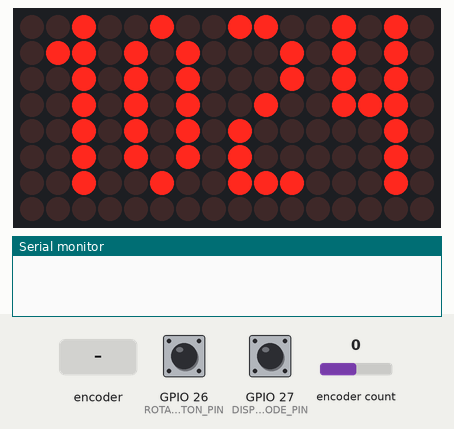
The program below on a simulated ESP32. On the bench: 16×8 LED matrix, the last lines printed to the serial monitor. The test bench sets the inputs (shaded band); at power-on: GPIO 27 (DISPLAY_MODE_PIN) HIGH, encoder count 0, GPIO 26 (ROTARY_ENCODER_BUTTON_PIN) HIGH. The local clock reads 2024-03-15 10:24:30 at power-on unless the program sets it.

Above: at 1.2 s.
1.3 s: rotary encoder on GPIO 26 (ROTARY_ENCODER_BUTTON_PIN) / GPIO 19 (ROTARY_ENCODER_DT_PIN) turned 1 step (first pin leading)
4.5 s: GPIO 27 (DISPLAY_MODE_PIN) pulled LOW for 3.2 s
8.3 s: GPIO 27 (DISPLAY_MODE_PIN) pulled LOW for 0.15 s
9.0 s: GPIO 27 (DISPLAY_MODE_PIN) pulled LOW for 1 s
10.6 s: encoder count set to 1
At 10.88 s:
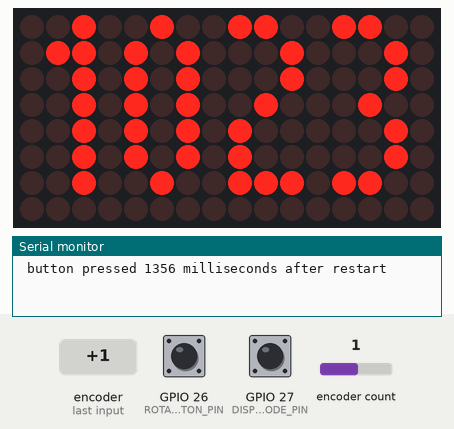
12.2 s: encoder count set to 2
At 12.37 s:
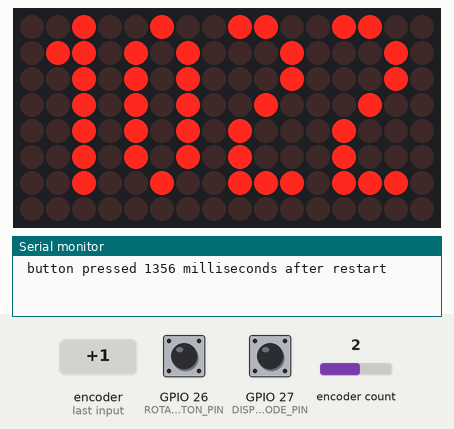

The program:

main.cpp
```cpp
#include <Arduino.h>
#include "Display.h"
#include "RotaryEncoder.h"
#include "RealTimeClock.h"

// Define the number of devices we have in the chain and the hardware interface
#define MAX_DEVICES 2

// GPIO pins
#define CLK_PIN   18 // VSPI_SCK
#define DATA_PIN  23 // VSPI_MOSI
#define CS_PIN    5  // VSPI_SS

Display display(DATA_PIN, CLK_PIN, CS_PIN, MAX_DEVICES);
RotaryEncoder rotaryEncoder;
RealTimeClock rtc;
int16_t lastEncoderValue = 0;

void setup(void)
{
  Serial.begin(115200);
  rotaryEncoder.setup();
  display.setup();
  rtc.setup();
}

void loop(void)
{
  rotaryEncoder.iterate();
  bool set_mode = rotaryEncoder.isSetMode();
  if (set_mode) {
    int16_t encoderValue = rotaryEncoder.getEncoderValue();
    if (encoderValue != lastEncoderValue) {
      rtc.adjustTime(lastEncoderValue - encoderValue);
      lastEncoderValue = encoderValue;
    }
  }
  display.iterate(rtc.getNow(), set_mode);
  rtc.iterate();
  delay(10);
}
```

Display.h
```cpp
# pragma once

#include <MD_MAX72xx.h>
#include <RTClib.h>

class Display
{
public:
  Display(uint8_t data_pin, uint8_t clk_pin, uint8_t cs_pin, uint8_t max_devices);
  void setup();
  void iterate(DateTime now, bool set_mode);
  void setMessage(const char *message);

private:
  static void scrollDataSink(uint8_t dev, MD_MAX72XX::transformType_t t, uint8_t col);
  static uint8_t scrollDataSource(uint8_t dev, MD_MAX72XX::transformType_t t);
  void scrollText(void);
  void printText(uint8_t modStart, uint8_t modEnd, char *pMsg);

  MD_MAX72XX _mx;

  static const uint8_t MESG_SIZE = 255;
  static char _curMessage[MESG_SIZE];
  static char _newMessage[MESG_SIZE];
  static bool _newMessageAvailable;
  static uint8_t _max_devices;
  bool _last_display_mode = false;

  static Display* _instance;
};
```

RealTimeClock.h
```cpp
#pragma once

#include <RTClib.h>

class RealTimeClock {
public:
    RealTimeClock();
    void setup();
    void iterate();
    DateTime getNow();
    void adjustTime(int16_t minutes);

private:
    RTC_DS3231 rtc;
    char daysOfTheWeek[7][12] = {"Sunday", "Monday", "Tuesday", "Wednesday", "Thursday", "Friday", "Saturday"};
};
```

RotaryEncoder.h
```cpp
#pragma once

#include <AiEsp32RotaryEncoder.h>
#include <Arduino.h>

#define ROTARY_ENCODER_CLK_PIN 16
#define ROTARY_ENCODER_DT_PIN 19
#define ROTARY_ENCODER_BUTTON_PIN 26
#define ROTARY_ENCODER_VCC_PIN -1
#define ROTARY_ENCODER_STEPS 4

class RotaryEncoder {
  public:
    RotaryEncoder();
    void setup();
    void iterate();
    bool isSetMode();
    int16_t getEncoderValue();

  private:
    void rotary_onButtonClick();
    static void IRAM_ATTR readEncoderISR();

    static AiEsp32RotaryEncoder rotaryEncoder;
    static bool _set_mode;
    static int16_t _encoderValue;
};
```

WelcomeMessage.h
```cpp
#pragma once

const char* WELCOME_MESSAGE = "Hello World!";
```

Display.cpp
```cpp
#include <Arduino.h>
#include <RTClib.h>
#include "Display.h"
#include "NarrowFont.h"
#include "WelcomeMessage.h"

// Static member initialization
Display* Display::_instance = nullptr;
char Display::_curMessage[Display::MESG_SIZE];
char Display::_newMessage[Display::MESG_SIZE];
bool Display::_newMessageAvailable = false;
uint8_t Display::_max_devices = 0;
#define CHAR_SPACING  1 // pixels between characters
#define DISPLAY_MODE_PIN 27

Display::Display(uint8_t data_pin, uint8_t clk_pin, uint8_t cs_pin, uint8_t max_devices)
    : _mx(MD_MAX72XX::FC16_HW, cs_pin, max_devices)
{
    _instance = this;
    _max_devices = max_devices;
}

void Display::setup()
{
    _mx.begin();
    _mx.setShiftDataInCallback(scrollDataSource);
    _mx.setShiftDataOutCallback(scrollDataSink);
    _mx.setFont(_font);

    pinMode(DISPLAY_MODE_PIN, INPUT_PULLUP);
    setMessage(WELCOME_MESSAGE);
}

void Display::iterate(DateTime now, bool set_mode)
{
    bool scrollMode = (digitalRead(DISPLAY_MODE_PIN) == LOW);

    if (scrollMode) {
        scrollText();
    }
    else {
        if (set_mode) {
            if ((millis() % 500) < 250) {
                _mx.clear();
            } else {
                char time_str[6];
                sprintf(time_str, "%02d%02d", now.hour(), now.minute());
                printText(0, _max_devices - 1, time_str);
            }
        } else {
            char time_str[6];
            sprintf(time_str, "%02d%02d", now.hour(), now.minute());
            printText(0, _max_devices - 1, time_str);
        }
    }
}

void Display::setMessage(const char *message)
{
    if (strlen(message) < MESG_SIZE)
    {
        strcpy(_newMessage, message);
        _newMessageAvailable = true;
    }
}

void Display::scrollText(void)
{
    const uint8_t SCROLL_DELAY = 75;
    static uint32_t prevTime = 0;

    if (millis() - prevTime >= SCROLL_DELAY)
    {
        _mx.transform(MD_MAX72XX::TSL);
        prevTime = millis();
    }
}

void Display::scrollDataSink(uint8_t dev, MD_MAX72XX::transformType_t t, uint8_t col)
{
    // Data scrolled off the display
}

uint8_t Display::scrollDataSource(uint8_t dev, MD_MAX72XX::transformType_t t)
{
    static enum { S_IDLE, S_NEXT_CHAR, S_SHOW_CHAR, S_SHOW_SPACE } state = S_IDLE;
    static char *p;
    static uint16_t curLen, showLen;
    static uint8_t cBuf[8];
    uint8_t colData = 0;

    switch (state)
    {
    case S_IDLE:
        p = _curMessage;
        if (_newMessageAvailable)
        {
            strcpy(_curMessage, _newMessage);
            _newMessageAvailable = false;
        }
        state = S_NEXT_CHAR;
        break;

    case S_NEXT_CHAR:
        if (*p == '\0')
        {
            state = S_IDLE;
        }
        else
        {
            showLen = _instance->_mx.getChar(*p++, sizeof(cBuf) / sizeof(cBuf[0]), cBuf);
            curLen = 0;
            state = S_SHOW_CHAR;
        }
        break;

    case S_SHOW_CHAR:
        colData = cBuf[curLen++];
        if (curLen < showLen)
            break;

        showLen = (*p != '\0' ? CHAR_SPACING : (_max_devices * COL_SIZE) / 2);
        curLen = 0;
        state = S_SHOW_SPACE;
        // fall through

    case S_SHOW_SPACE:
        curLen++;
        if (curLen == showLen)
            state = S_NEXT_CHAR;
        break;

    default:
        state = S_IDLE;
    }

    return (colData);
}

void Display::printText(uint8_t modStart, uint8_t modEnd, char *pMsg)
// Print the text string to the LED matrix modules specified.
// Message area is padded with blank columns after printing.
{
  uint8_t   state = 0;
  uint8_t   curLen;
  uint16_t  showLen;
  uint8_t   cBuf[8];
  int16_t   col = ((modEnd + 1) * COL_SIZE) - 1;

  _mx.control(modStart, modEnd, MD_MAX72XX::UPDATE, MD_MAX72XX::OFF);

  do     // finite state machine to print the characters in the space available
  {
    switch(state)
    {
      case 0: // Load the next character from the font table
        // if we reached end of message, reset the message pointer
        if (*pMsg == '\0')
        {
          showLen = col - (modEnd * COL_SIZE);  // padding characters
          state = 2;
          break;
        }

        // retrieve the next character form the font file
        showLen = _mx.getChar(*pMsg++, sizeof(cBuf)/sizeof(cBuf[0]), cBuf);
        curLen = 0;
        state++;
        // !! deliberately fall through to next state to start displaying

      case 1: // display the next part of the character
        _mx.setColumn(col--, cBuf[curLen++]);

        // done with font character, now display the space between chars
        if (curLen == showLen)
        {
          showLen = CHAR_SPACING;
          state = 2;
        }
        break;

      case 2: // initialize state for displaying empty columns
        curLen = 0;
        state++;
        // fall through

      case 3:	// display inter-character spacing or end of message padding (blank columns)
        _mx.setColumn(col--, 0);
        curLen++;
        if (curLen == showLen)
          state = 0;
        break;

      default:
        col = -1;   // this definitely ends the do loop
    }
  } while (col >= (modStart * COL_SIZE));

  _mx.control(modStart, modEnd, MD_MAX72XX::UPDATE, MD_MAX72XX::ON);
}
```

RealTimeClock.cpp
```cpp
#include <RTClib.h>
#include "RealTimeClock.h"


RealTimeClock::RealTimeClock() : rtc() {
}

void RealTimeClock::setup() {
    if (! rtc.begin()) {
        Serial.println("Couldn't find RTC");
        Serial.flush();
        while (1) delay(10);
    }

    if (rtc.lostPower()) {
        Serial.println("RTC lost power, let's set the time!");
        // When time needs to be set on a new device, or after a power loss, the
        // following line sets the RTC to the date & time this sketch was compiled
        rtc.adjust(DateTime(F(__DATE__), F(__TIME__)));
        // This line sets the RTC with an explicit date & time, for example to set
        // January 21, 2014 at 3am you would call:
        //rtc.adjust(DateTime(2014, 1, 21, 3, 0, 0));
    }
}

void RealTimeClock::iterate() {
    // Get the current time from the RTC
    DateTime now = rtc.now();

    // Getting each time field in individual variables
    // And adding a leading zero when needed;
    String yearStr = String(now.year(), DEC);
    String monthStr = (now.month() < 10 ? "0" : "") + String(now.month(), DEC);
    String dayStr = (now.day() < 10 ? "0" : "") + String(now.day(), DEC);
    String hourStr = (now.hour() < 10 ? "0" : "") + String(now.hour(), DEC);
    String minuteStr = (now.minute() < 10 ? "0" : "") + String(now.minute(), DEC);
    String secondStr = (now.second() < 10 ? "0" : "") + String(now.second(), DEC);
    String dayOfWeek = daysOfTheWeek[now.dayOfTheWeek()];

    // Complete time string
    String formattedTime = dayOfWeek + ", " + yearStr + "-" + monthStr + "-" + dayStr + " " + hourStr + ":" + minuteStr + ":" + secondStr;

    // Print the complete formatted time
    // Serial.println(formattedTime);

    // Serial.println();
}

DateTime RealTimeClock::getNow() {
    return rtc.now();
}

void RealTimeClock::adjustTime(int16_t minutes) {
    rtc.adjust(rtc.now() + TimeSpan(minutes * 60));
}
```

RotaryEncoder.cpp
```cpp
#include "RotaryEncoder.h"

// Initialize static members
AiEsp32RotaryEncoder RotaryEncoder::rotaryEncoder(
    ROTARY_ENCODER_CLK_PIN,
    ROTARY_ENCODER_DT_PIN,
    ROTARY_ENCODER_BUTTON_PIN,
    ROTARY_ENCODER_VCC_PIN,
    ROTARY_ENCODER_STEPS);
bool RotaryEncoder::_set_mode = false;
int16_t RotaryEncoder::_encoderValue = 0;

RotaryEncoder::RotaryEncoder() {
}

void RotaryEncoder::rotary_onButtonClick()
{
    static unsigned long lastTimePressed = 0;
    if (millis() - lastTimePressed < 500)
    {
        return;
    }
    lastTimePressed = millis();
    _set_mode = !_set_mode;
    Serial.print(" button pressed ");
    Serial.print(millis());
    Serial.println(" milliseconds after restart");
}

void IRAM_ATTR RotaryEncoder::readEncoderISR()
{
    RotaryEncoder::rotaryEncoder.readEncoder_ISR();
}

void RotaryEncoder::setup()
{
    // Initialize left encoder
    RotaryEncoder::rotaryEncoder.begin();
    RotaryEncoder::rotaryEncoder.setup([]() { RotaryEncoder::readEncoderISR(); });
    RotaryEncoder::rotaryEncoder.setBoundaries(-10000, 10000, false);
    RotaryEncoder::rotaryEncoder.setAcceleration(250);
}

void RotaryEncoder::iterate()
{
    if (rotaryEncoder.encoderChanged())
    {
        _encoderValue = rotaryEncoder.readEncoder();
    }
    if (rotaryEncoder.isEncoderButtonClicked())
    {
        rotary_onButtonClick();
    }
}

bool RotaryEncoder::isSetMode() {
    return _set_mode;
}

int16_t RotaryEncoder::getEncoderValue() {
    return _encoderValue;
}
```

Source omitted: NarrowFont.h (data table, 12688 bytes)

Measured:
- after the input at 10.6 s, the display: changes after 0.16 s (image 1)
- after the input at 12.2 s, the display: changes after 0.05 s (image 2)
